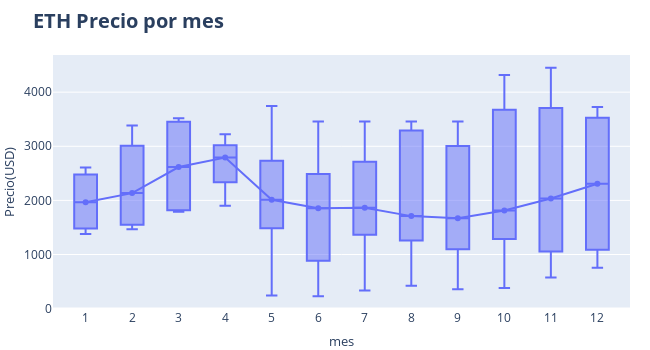

Source (notebook cell):
### Code cell
df_plot["mes"] = pd.to_datetime(df_plot.index, format="%m-%Y").month

fig1 = px.box(df_plot.sort_values("mes"), x="mes", y="Close")

df_median = pd.DataFrame(df_plot.groupby("mes")["Close"].median()).reset_index()
fig2 = px.line(df_median, x="mes", y="Close", markers=True)

fig = go.Figure(data=fig1.data + fig2.data)

fig.update_layout(
    width = 650,
    height = 350,
    title = dict(text = "<b>ETH Precio por mes</b>", font = dict(size = 20)),
    yaxis_title = dict(text="Precio(USD)", font = dict( size = 13)),
    xaxis = dict(tickmode = "linear"),
    xaxis_title= dict(text = "mes", font = dict(size = 13)),
    margin = dict(l=0,r=20,t=55,b=20)
)

fig.show()

### Figure 1 — Plotly figure (JSON) as saved in the notebook; plotly's stock layout.template omitted (floating-point values rounded to 4 significant figures)
{"data": [{"alignmentgroup": "True", "hovertemplate": "mes=%{x}<br>Close=%{y}<extra></extra>", "legendgroup": "", "marker": {"color": "#636efa"}, "name": "", "notched": false, "offsetgroup": "", "orientation": "v", "showlegend": false, "type": "box", "x": [1, 1, 1, 1, 2, 2, 2, 2, 3, 3, 3, 3, 4, 4, 4, 4, 5, 5, 5, 5, 5, 6, 6, 6, 6, 6, 7, 7, 7, 7, 7, 8, 8, 8, 8, 8, 9, 9, 9, 9, 9, 10, 10, 10, 10, 10, 11, 11, 11, 11, 11, 12, 12, 12, 12, 12], "x0": " ", "xaxis": "x", "y": [1578.0, 2608.0, 2353.0, 1380.0, 2636.0, 1634.0, 1466.0, 3385.0, 1790.0, 1843.0, 3519.0, 3390.0, 2765.0, 1902.0, 2818.0, 3221.0, 3746.0, 1898.0, 2012.0, 242.5, 2393.0, 227.8, 1101.0, 1854.0, 2167.0, 3459.0, 3459.0, 2464.0, 1709.0, 1863.0, 334.3, 1709.0, 3459.0, 1540.0, 423.2, 3233.0, 1346.0, 3459.0, 1670.0, 359.5, 2855.0, 4316.0, 1589.0, 3459.0, 1813.0, 383.4, 573.8, 1217.0, 2035.0, 4452.0, 3459.0, 1200.0, 2307.0, 3724.0, 753.8, 3459.0], "y0": " ", "yaxis": "y"}, {"hovertemplate": "mes=%{x}<br>Close=%{y}<extra></extra>", "legendgroup": "", "line": {"color": "#636efa", "dash": "solid"}, "marker": {"symbol": "circle"}, "mode": "lines+markers", "name": "", "orientation": "v", "showlegend": false, "type": "scatter", "x": [1, 2, 3, 4, 5, 6, 7, 8, 9, 10, 11, 12], "xaxis": "x", "y": [1965.0, 2135.0, 2616.0, 2792.0, 2012.0, 1854.0, 1863.0, 1709.0, 1670.0, 1813.0, 2035.0, 2307.0], "yaxis": "y"}], "layout": {"height": 350, "margin": {"b": 20, "l": 0, "r": 20, "t": 55}, "title": {"font": {"size": 20}, "text": "<b>ETH Precio por mes</b>"}, "width": 650, "xaxis": {"autorange": true, "range": [0.2989, 12.7], "tickmode": "linear", "title": {"font": {"size": 13}, "text": "mes"}, "type": "linear"}, "yaxis": {"autorange": true, "range": [-6.943, 4687.0], "title": {"font": {"size": 13}, "text": "Precio(USD)"}, "type": "linear"}}}
